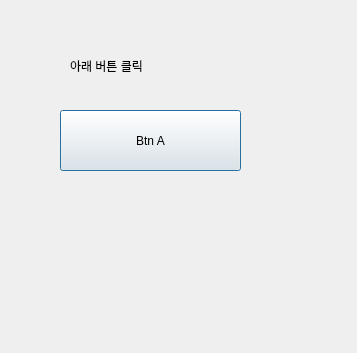
<?xml version="1.0" encoding="UTF-8"?>
<ui version="4.0">
 <class>Dialog</class>
 <widget class="QDialog" name="Dialog">
  <property name="geometry">
   <rect>
    <x>0</x>
    <y>0</y>
    <width>357</width>
    <height>353</height>
   </rect>
  </property>
  <property name="windowTitle">
   <string>Dialog</string>
  </property>
  <widget class="QPushButton" name="Btn">
   <property name="geometry">
    <rect>
     <x>60</x>
     <y>110</y>
     <width>181</width>
     <height>61</height>
    </rect>
   </property>
   <property name="text">
    <string>Btn A</string>
   </property>
  </widget>
  <widget class="QLabel" name="label">
   <property name="geometry">
    <rect>
     <x>70</x>
     <y>40</y>
     <width>181</width>
     <height>51</height>
    </rect>
   </property>
   <property name="text">
    <string>아래 버튼 클릭</string>
   </property>
  </widget>
 </widget>
 <resources/>
 <connections/>
</ui>
